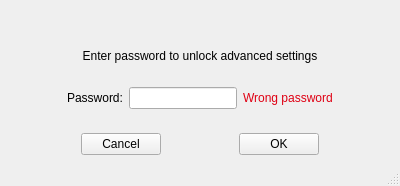
<?xml version="1.0" encoding="UTF-8"?>
<ui version="4.0">
 <class>MainWindow</class>
 <widget class="QMainWindow" name="MainWindow">
  <property name="windowModality">
   <enum>Qt::ApplicationModal</enum>
  </property>
  <property name="geometry">
   <rect>
    <x>0</x>
    <y>0</y>
    <width>400</width>
    <height>186</height>
   </rect>
  </property>
  <property name="sizePolicy">
   <sizepolicy hsizetype="Fixed" vsizetype="Fixed">
    <horstretch>0</horstretch>
    <verstretch>0</verstretch>
   </sizepolicy>
  </property>
  <property name="minimumSize">
   <size>
    <width>400</width>
    <height>180</height>
   </size>
  </property>
  <property name="maximumSize">
   <size>
    <width>400</width>
    <height>186</height>
   </size>
  </property>
  <property name="windowTitle">
   <string>Password</string>
  </property>
  <widget class="QWidget" name="centralwidget">
   <layout class="QVBoxLayout" name="verticalLayout">
    <item>
     <spacer name="verticalSpacer_3">
      <property name="orientation">
       <enum>Qt::Vertical</enum>
      </property>
      <property name="sizeHint" stdset="0">
       <size>
        <width>20</width>
        <height>40</height>
       </size>
      </property>
     </spacer>
    </item>
    <item>
     <widget class="QLabel" name="label_2">
      <property name="text">
       <string>Enter password to unlock advanced settings</string>
      </property>
      <property name="alignment">
       <set>Qt::AlignCenter</set>
      </property>
     </widget>
    </item>
    <item>
     <spacer name="verticalSpacer_2">
      <property name="orientation">
       <enum>Qt::Vertical</enum>
      </property>
      <property name="sizeHint" stdset="0">
       <size>
        <width>20</width>
        <height>5</height>
       </size>
      </property>
     </spacer>
    </item>
    <item>
     <layout class="QHBoxLayout" name="horizontalLayout">
      <item>
       <spacer name="horizontalSpacer_2">
        <property name="orientation">
         <enum>Qt::Horizontal</enum>
        </property>
        <property name="sizeHint" stdset="0">
         <size>
          <width>40</width>
          <height>20</height>
         </size>
        </property>
       </spacer>
      </item>
      <item>
       <widget class="QLabel" name="label">
        <property name="text">
         <string>Password:</string>
        </property>
       </widget>
      </item>
      <item>
       <widget class="QLineEdit" name="password_input">
        <property name="echoMode">
         <enum>QLineEdit::Password</enum>
        </property>
       </widget>
      </item>
      <item>
       <widget class="QLabel" name="wrong_password_label">
        <property name="palette">
         <palette>
          <active>
           <colorrole role="WindowText">
            <brush brushstyle="SolidPattern">
             <color alpha="255">
              <red>223</red>
              <green>0</green>
              <blue>19</blue>
             </color>
            </brush>
           </colorrole>
           <colorrole role="Text">
            <brush brushstyle="SolidPattern">
             <color alpha="255">
              <red>252</red>
              <green>0</green>
              <blue>16</blue>
             </color>
            </brush>
           </colorrole>
          </active>
          <inactive>
           <colorrole role="WindowText">
            <brush brushstyle="SolidPattern">
             <color alpha="255">
              <red>223</red>
              <green>0</green>
              <blue>19</blue>
             </color>
            </brush>
           </colorrole>
           <colorrole role="Text">
            <brush brushstyle="SolidPattern">
             <color alpha="255">
              <red>252</red>
              <green>0</green>
              <blue>16</blue>
             </color>
            </brush>
           </colorrole>
          </inactive>
          <disabled>
           <colorrole role="WindowText">
            <brush brushstyle="SolidPattern">
             <color alpha="255">
              <red>127</red>
              <green>127</green>
              <blue>127</blue>
             </color>
            </brush>
           </colorrole>
           <colorrole role="Text">
            <brush brushstyle="SolidPattern">
             <color alpha="255">
              <red>127</red>
              <green>127</green>
              <blue>127</blue>
             </color>
            </brush>
           </colorrole>
          </disabled>
         </palette>
        </property>
        <property name="text">
         <string>Wrong password</string>
        </property>
       </widget>
      </item>
      <item>
       <spacer name="horizontalSpacer_3">
        <property name="orientation">
         <enum>Qt::Horizontal</enum>
        </property>
        <property name="sizeHint" stdset="0">
         <size>
          <width>40</width>
          <height>20</height>
         </size>
        </property>
       </spacer>
      </item>
     </layout>
    </item>
    <item>
     <spacer name="verticalSpacer">
      <property name="orientation">
       <enum>Qt::Vertical</enum>
      </property>
      <property name="sizeHint" stdset="0">
       <size>
        <width>20</width>
        <height>1</height>
       </size>
      </property>
     </spacer>
    </item>
    <item>
     <layout class="QHBoxLayout" name="horizontalLayout_2">
      <item>
       <spacer name="horizontalSpacer_4">
        <property name="orientation">
         <enum>Qt::Horizontal</enum>
        </property>
        <property name="sizeHint" stdset="0">
         <size>
          <width>40</width>
          <height>20</height>
         </size>
        </property>
       </spacer>
      </item>
      <item>
       <widget class="QPushButton" name="pushButton">
        <property name="text">
         <string>Cancel</string>
        </property>
       </widget>
      </item>
      <item>
       <spacer name="horizontalSpacer">
        <property name="orientation">
         <enum>Qt::Horizontal</enum>
        </property>
        <property name="sizeHint" stdset="0">
         <size>
          <width>40</width>
          <height>20</height>
         </size>
        </property>
       </spacer>
      </item>
      <item>
       <widget class="QPushButton" name="pushButton_2">
        <property name="text">
         <string>OK</string>
        </property>
       </widget>
      </item>
      <item>
       <spacer name="horizontalSpacer_5">
        <property name="orientation">
         <enum>Qt::Horizontal</enum>
        </property>
        <property name="sizeHint" stdset="0">
         <size>
          <width>40</width>
          <height>20</height>
         </size>
        </property>
       </spacer>
      </item>
     </layout>
    </item>
   </layout>
  </widget>
  <widget class="QMenuBar" name="menubar">
   <property name="geometry">
    <rect>
     <x>0</x>
     <y>0</y>
     <width>400</width>
     <height>24</height>
    </rect>
   </property>
  </widget>
  <widget class="QStatusBar" name="statusbar"/>
 </widget>
 <resources/>
 <connections>
  <connection>
   <sender>password_input</sender>
   <signal>returnPressed()</signal>
   <receiver>MainWindow</receiver>
   <slot>validate_password()</slot>
   <hints>
    <hint type="sourcelabel">
     <x>236</x>
     <y>99</y>
    </hint>
    <hint type="destinationlabel">
     <x>220</x>
     <y>71</y>
    </hint>
   </hints>
  </connection>
  <connection>
   <sender>pushButton_2</sender>
   <signal>clicked()</signal>
   <receiver>MainWindow</receiver>
   <slot>ok_clicked()</slot>
   <hints>
    <hint type="sourcelabel">
     <x>318</x>
     <y>152</y>
    </hint>
    <hint type="destinationlabel">
     <x>246</x>
     <y>141</y>
    </hint>
   </hints>
  </connection>
  <connection>
   <sender>pushButton</sender>
   <signal>clicked()</signal>
   <receiver>MainWindow</receiver>
   <slot>cancel_clicked()</slot>
   <hints>
    <hint type="sourcelabel">
     <x>143</x>
     <y>152</y>
    </hint>
    <hint type="destinationlabel">
     <x>128</x>
     <y>130</y>
    </hint>
   </hints>
  </connection>
  <connection>
   <sender>password_input</sender>
   <signal>textChanged(QString)</signal>
   <receiver>MainWindow</receiver>
   <slot>password_changing()</slot>
   <hints>
    <hint type="sourcelabel">
     <x>179</x>
     <y>91</y>
    </hint>
    <hint type="destinationlabel">
     <x>379</x>
     <y>82</y>
    </hint>
   </hints>
  </connection>
 </connections>
 <slots>
  <slot>validate_password()</slot>
  <slot>ok_clicked()</slot>
  <slot>cancel_clicked()</slot>
  <slot>password_changing()</slot>
 </slots>
</ui>
